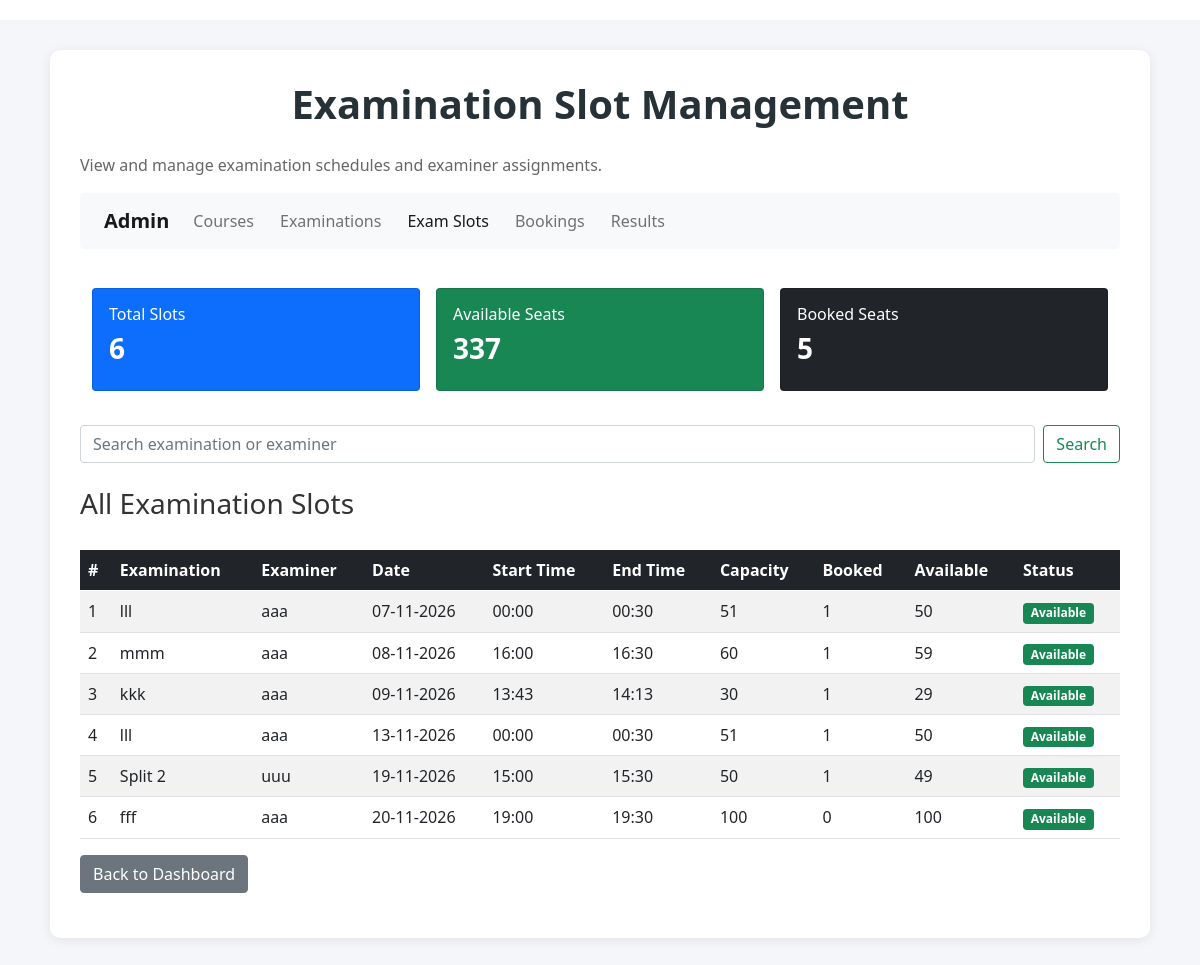
The app's page /manage_slots (signed in) with its own data.
### application/models.py (models this page shows, shortened)
class ExaminationSlot(db.Model):
    __tablename__ = "examination_slots"
    id = db.Column(db.Integer, primary_key=True)
    examination_id = db.Column(
        db.Integer,
        db.ForeignKey("examinations.id"),
        nullable=False
    )
    examiner_id = db.Column(
        db.Integer,
        db.ForeignKey("users.id"),
        nullable=False
    )
    exam_date = db.Column(db.Date, nullable=False)
    start_time = db.Column(db.Time, nullable=False)
    end_time = db.Column(db.Time, nullable=False)
    capacity = db.Column(db.Integer, nullable=False, default=1)
    status = db.Column(db.String(20), default="Available", nullable=False)
    examination = db.relationship(
        "Examination",
        back_populates="slots"
    )
    examiner = db.relationship("User")
    bookings = db.relationship(
        "Booking",
        back_populates="slot",
        cascade="all, delete-orphan"
    )
    @property
    def booked_count(self):
        return sum(
            booking.status == "Booked"
            for booking in self.bookings
        )
    @property
    def available_seats(self):
        return max(0, self.capacity - self.booked_count)

class Examination(db.Model):
    __tablename__ = "examinations"
    id = db.Column(db.Integer, primary_key=True)
    course_id = db.Column(
        db.Integer,
        db.ForeignKey("courses.id"),
        nullable=False
    )
    name = db.Column(db.String(150), nullable=False)
    exam_type = db.Column(db.String(50), nullable=False)
    duration_minutes = db.Column(db.Integer, nullable=False, default=30)
    maximum_marks = db.Column(db.Integer, nullable=False, default=100)
    student_capacity = db.Column(db.Integer, nullable=False, default=100)
    slot_creation_start = db.Column(db.DateTime, nullable=False)
    slot_creation_end = db.Column(db.DateTime, nullable=False)
    booking_start = db.Column(db.DateTime, nullable=False)
    booking_end = db.Column(db.DateTime, nullable=False)
    status = db.Column(db.String(30), default="Published", nullable=False)
    results_published = db.Column(db.Boolean, default=False, nullable=False)
    course = db.relationship(
        "Course",
        back_populates="examinations"
    )
    rubrics = db.relationship(
        "Rubric",
        back_populates="examination",
        cascade="all, delete-orphan"
    )
    slots = db.relationship(
        "ExaminationSlot",
        back_populates="examination",
        cascade="all, delete-orphan"
    )

class User(db.Model):
    __tablename__ = "users"
    id = db.Column(db.Integer, primary_key=True)
    username = db.Column(db.String(100), unique=True, nullable=False)
    password_hash = db.Column(db.String(255), nullable=False)
    full_name = db.Column(db.String(150), nullable=False)
    email = db.Column(db.String(150), unique=True, nullable=False)
    role = db.Column(db.String(20), nullable=False)
    status = db.Column(db.String(20), default="Active", nullable=False)
    department = db.Column(db.String(100))
    created_at = db.Column(db.DateTime, default=datetime.utcnow)

class Booking(db.Model):
    __tablename__ = "bookings"
    id = db.Column(db.Integer, primary_key=True)
    student_id = db.Column(
        db.Integer,
        db.ForeignKey("users.id"),
        nullable=False
    )
    slot_id = db.Column(
        db.Integer,
        db.ForeignKey("examination_slots.id"),
        nullable=False
    )
    booked_at = db.Column(db.DateTime, default=datetime.utcnow)
    status = db.Column(db.String(20), default="Booked", nullable=False)
    student = db.relationship(
        "User",
        foreign_keys=[student_id]
    )
    slot = db.relationship(
        "ExaminationSlot",
        back_populates="bookings"
    )
    evaluation = db.relationship(
        "Evaluation",
        back_populates="booking",
        uselist=False,
        cascade="all, delete-orphan"
    )
    __table_args__ = (
        db.UniqueConstraint(
            "student_id",
            "slot_id",
            name="unique_student_slot"
        ),
    )

### application/controllers.py (the view, shortened to what this page needs)
    @app.route("/manage_slots", methods=["GET", "POST"])
    @role_required("admin")
    def manage_slots():
        search = request.args.get("search", "").strip()
        slot_query = ExaminationSlot.query.join(
            Examination
        )
        if search:
            slot_query = slot_query.filter(
                Examination.name.ilike(f"%{search}%")
            )
        slots = slot_query.order_by(
            ExaminationSlot.exam_date,
            ExaminationSlot.start_time
        ).all()
        total_slots = ExaminationSlot.query.count()
        available_seats = sum(
            slot.available_seats for slot in slots
        )
        booked_seats = sum(
            slot.booked_count for slot in slots
        )
        return render_template(
            "admin_exam_slot.html",
            slots=slots,
            total_slots=total_slots,
            available_seats=available_seats,
            booked_seats=booked_seats
        )

### templates/admin_exam_slot.html (shortened to what this page needs)
<!DOCTYPE html>
<html lang="en">
<head>
    <link rel="stylesheet"
          href="{{ url_for('static', filename='style.css') }}">
    <link href="https://cdn.jsdelivr.net/npm/bootstrap@5.0.2/dist/css/bootstrap.min.css"
          rel="stylesheet">
</head>
<body>
    <div id="c">
        <div id="dashb">
            <h1>Examination Slot Management</h1>
            <p>View and manage examination schedules and examiner assignments.</p>
            <nav class="navbar navbar-expand-lg navbar-light bg-light mb-4">
                <div class="container-fluid">
                    <a class="navbar-brand"
                       href="{{ url_for('admin_dashboard') }}">
                        Admin
                    </a>
                    <div class="collapse navbar-collapse" id="adminNavbar">
                        <ul class="navbar-nav me-auto">
                            <li class="nav-item">
                                <a class="nav-link"
                                   href="{{ url_for('manage_courses') }}">
                                    Courses
                                </a>
                            </li>
                            <li class="nav-item">
                                <a class="nav-link"
                                   href="{{ url_for('manage_examinations') }}">
                                    Examinations
                                </a>
                            </li>
                            <li class="nav-item">
                                <a class="nav-link active"
                                   href="{{ url_for('manage_slots') }}">
                                    Exam Slots
                                </a>
                            </li>
                            <li class="nav-item">
                                <a class="nav-link"
                                   href="{{ url_for('manage_bookings') }}">
                                    Bookings
                                </a>
                            </li>
                            <li class="nav-item">
                                <a class="nav-link"
                                   href="{{ url_for('manage_results') }}">
                                    Results
                                </a>
                            </li>
                        </ul>
                    </div>
                </div>
            </nav>
            <div id="content">
                <div class="container mb-4">
                    <div class="row g-3">
                        <div class="col-md-4">
                            <div class="card text-white bg-primary">
                                <div class="card-body">
                                    <h5 class="card-title">Total Slots</h5>
                                    <h2>{{ total_slots }}</h2>
                                </div>
                            </div>
                        </div>
                        <div class="col-md-4">
                            <div class="card text-white bg-success">
                                <div class="card-body">
                                    <h5 class="card-title">Available Seats</h5>
                                    <h2>{{ available_seats }}</h2>
                                </div>
                            </div>
                        </div>
                        <div class="col-md-4">
                            <div class="card text-white bg-dark">
                                <div class="card-body">
                                    <h5 class="card-title">Booked Seats</h5>
                                    <h2>{{ booked_seats }}</h2>
                                </div>
                            </div>
                        </div>
                    </div>
                </div>
                <form method="GET"
                      action="{{ url_for('manage_slots') }}"
                      class="d-flex mb-4">
                    <input type="search"
                           class="form-control me-2"
                           name="search"
                           placeholder="Search examination or examiner"
                           value="{{ request.args.get('search', '') }}">
                    <button type="submit" class="btn btn-outline-success">
                        Search
                    </button>
                </form>
                <h3>All Examination Slots</h3>
                <div class="table-responsive">
                    <table class="table table-striped table-hover">
                        <thead class="table-dark">
                            <tr>
                                <th>#</th>
                                <th>Examination</th>
                                <th>Examiner</th>
                                <th>Date</th>
                                <th>Start Time</th>
                                <th>End Time</th>
                                <th>Capacity</th>
                                <th>Booked</th>
                                <th>Available</th>
                                <th>Status</th>
                            </tr>
                        </thead>
                        <tbody>
                            {% for slot in slots %}
                            <tr>
                                <td>{{ loop.index }}</td>
                                <td>{{ slot.examination.name }}</td>
                                <td>{{ slot.examiner.full_name }}</td>
                                <td>
                                    {{ slot.exam_date.strftime('%d-%m-%Y') }}
                                </td>
                                <td>
                                    {{ slot.start_time.strftime('%H:%M') }}
                                </td>
                                <td>
                                    {{ slot.end_time.strftime('%H:%M') }}
                                </td>
                                <td>{{ slot.capacity }}</td>
                                <td>{{ slot.booked_count }}</td>
                                <td>{{ slot.available_seats }}</td>
                                <td>
                                    {% if slot.status == 'Available' %}
                                        <span class="badge bg-success">
                                            Available
                                        </span>
                                    {% elif slot.status == 'Full' %}
                                        <span class="badge bg-warning text-dark">
                                            Full
                                        </span>
                                    {% else %}
                                        <span class="badge bg-secondary">
                                            {{ slot.status }}
                                        </span>
                                    {% endif %}
                                </td>
                            </tr>
                            {% else %}
                            <tr>
                                <td colspan="10" class="text-center">
                                    No examination slots available.
                                </td>
                            </tr>
                            {% endfor %}
                        </tbody>
                    </table>
                </div>
                <a href="{{ url_for('admin_dashboard') }}"
                   class="btn btn-secondary">
                    Back to Dashboard
                </a>
            </div>
        </div>
    </div>
</body>
</html>

### static/style.css (style rules this page uses)
* { margin: 0px; box-sizing: border-box; }
body { font-family: Arial, sans-serif; background-color: #f5f5f5; }
#dashb { padding: 10px; }
#c { width: 95%; margin: 20px auto; min-height: 90vh; }
#dashb { padding: 20px; background-color: white; border-radius: 10px; box-shadow: 0px 2px 10px rgba(0, 0, 0, 0.08); }
#dashb h1 { margin-bottom: 10px; color: #222; }
#dashb p { color: #666; }
#content { width: 100%; padding: 15px 0px; }
.navbar { border-radius: 5px; padding: 12px; }
.navbar-brand { font-weight: bold; }
.nav-link { margin-right: 10px; }
.card { border-radius: 10px; margin-bottom: 10px; }
.card-body { padding: 20px; }
.card-title { font-size: 16px; }
.card h2 { font-size: 28px; font-weight: bold; }
form { margin-bottom: 20px; }
.form-control, .form-select { border-radius: 5px; padding: 9px; }
.btn { border-radius: 5px; }
.table { margin-top: 15px; background-color: white; vertical-align: middle; }
.table th { font-weight: bold; white-space: nowrap; }
.table td { padding: 12px; }
.table-responsive { width: 100%; overflow-x: auto; }
.badge { padding: 7px 10px; font-size: 12px; }
#content h3 { margin-top: 15px; margin-bottom: 15px; color: #333; }
#c { width: 100%; min-height: 100vh; padding: 30px; background-color: #f4f6f9; }
#dashb { max-width: 1100px; margin: auto; padding: 30px; background-color: white; border-radius: 10px; box-shadow: 0 2px 12px rgba(0, 0, 0, 0.08); }
#dashb h1 { text-align: center; color: #263238; font-weight: bold; margin-bottom: 25px; }

### records on screen
ExaminationSlot: examination.name "lll", examiner.full_name "aaa", exam_date "07-11-2026", start_time "00:00", end_time "00:30", capacity "51", booked_count "1", available_seats "50", status "Available"
ExaminationSlot: examination.name "mmm", examiner.full_name "aaa", exam_date "08-11-2026", start_time "16:00", end_time "16:30", capacity "60", booked_count "1", available_seats "59", status "Available"
ExaminationSlot: examination.name "kkk", examiner.full_name "aaa", exam_date "09-11-2026", start_time "13:43", end_time "14:13", capacity "30", booked_count "1", available_seats "29", status "Available"
ExaminationSlot: examination.name "lll", examiner.full_name "aaa", exam_date "13-11-2026", start_time "00:00", end_time "00:30", capacity "51", booked_count "1", available_seats "50", status "Available"
ExaminationSlot: examination.name "Split 2", examiner.full_name "uuu", exam_date "19-11-2026", start_time "15:00", end_time "15:30", capacity "50", booked_count "1", available_seats "49", status "Available"
ExaminationSlot: examination.name "fff", examiner.full_name "aaa", exam_date "20-11-2026", start_time "19:00", end_time "19:30", capacity "100", booked_count "0", available_seats "100", status "Available"

### other values on screen
{{ total_slots }} "6"
{{ available_seats }} "337"
{{ booked_seats }} "5"
